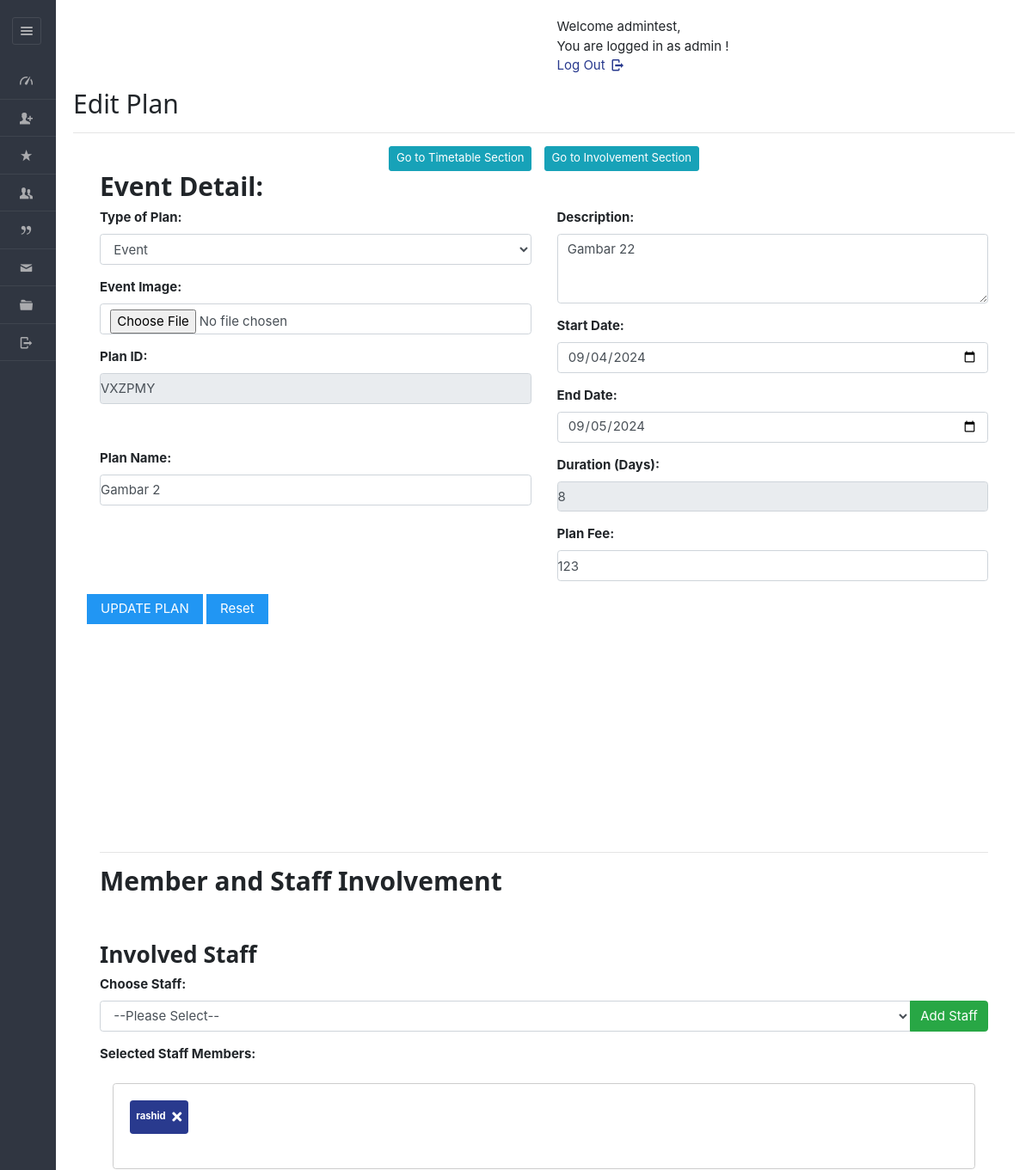
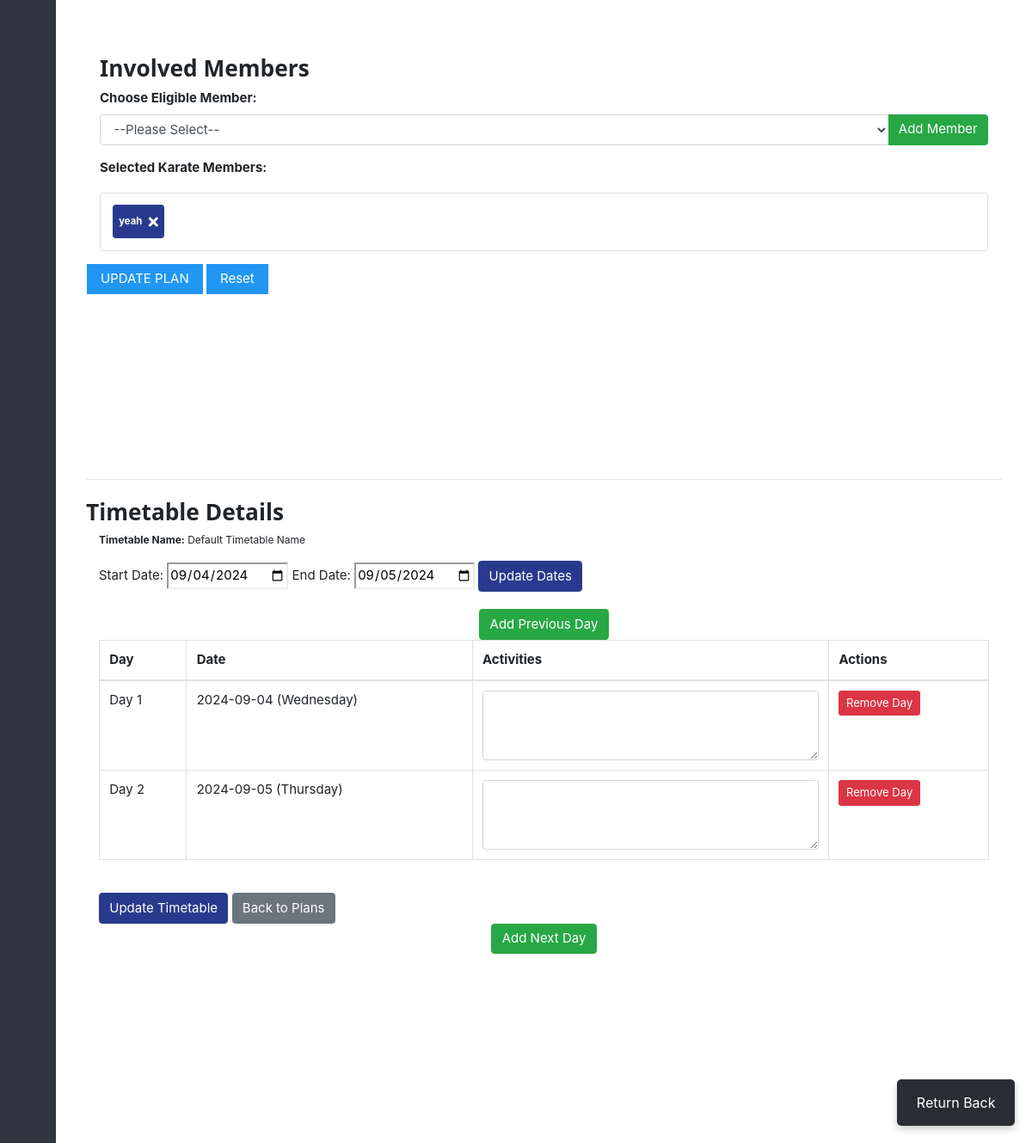
The page /dashboard/admin/timetable_detail.php?id=851246383&planid=VXZPMY (signed in) on the database as committed earlier (2 pictures, top to bottom).
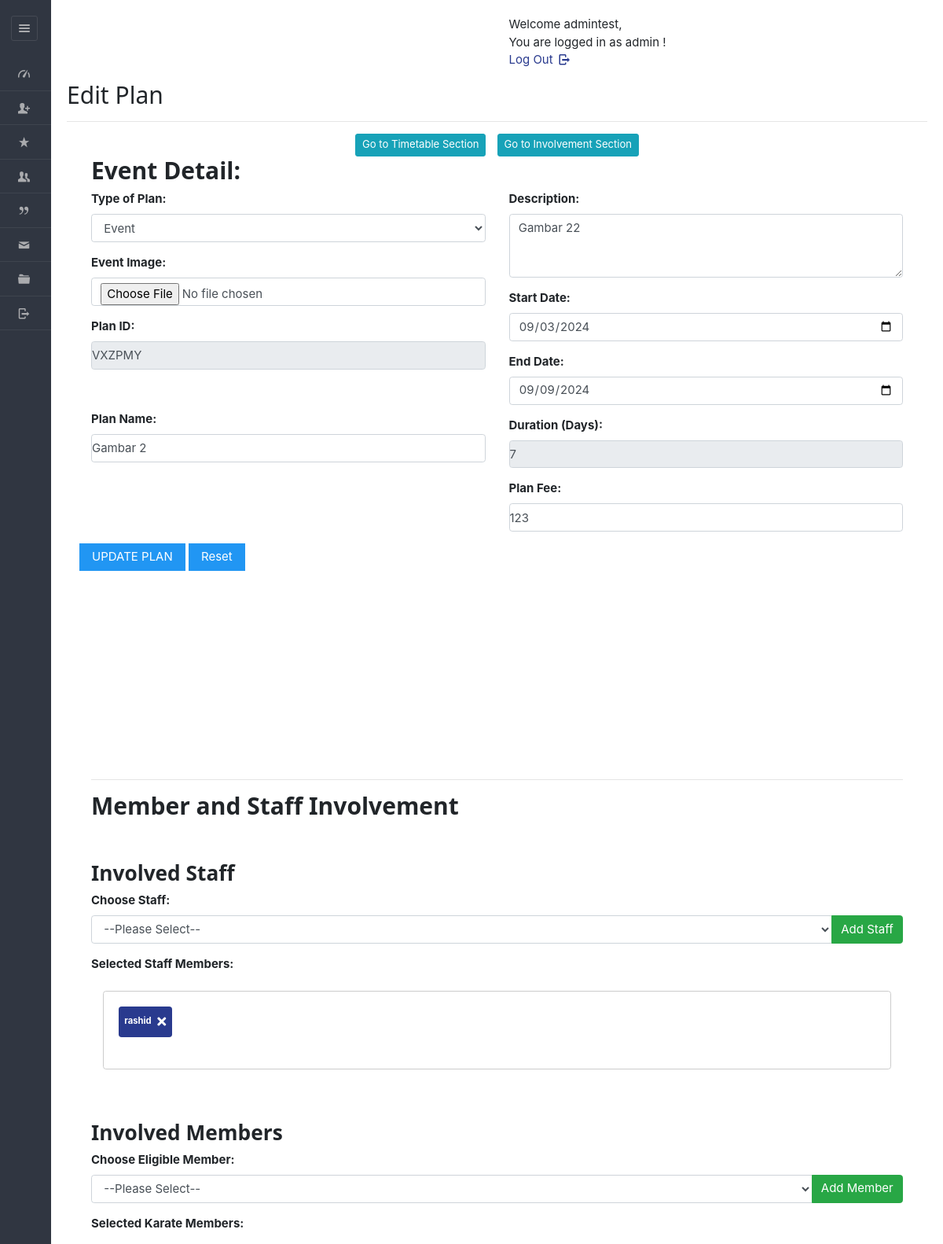
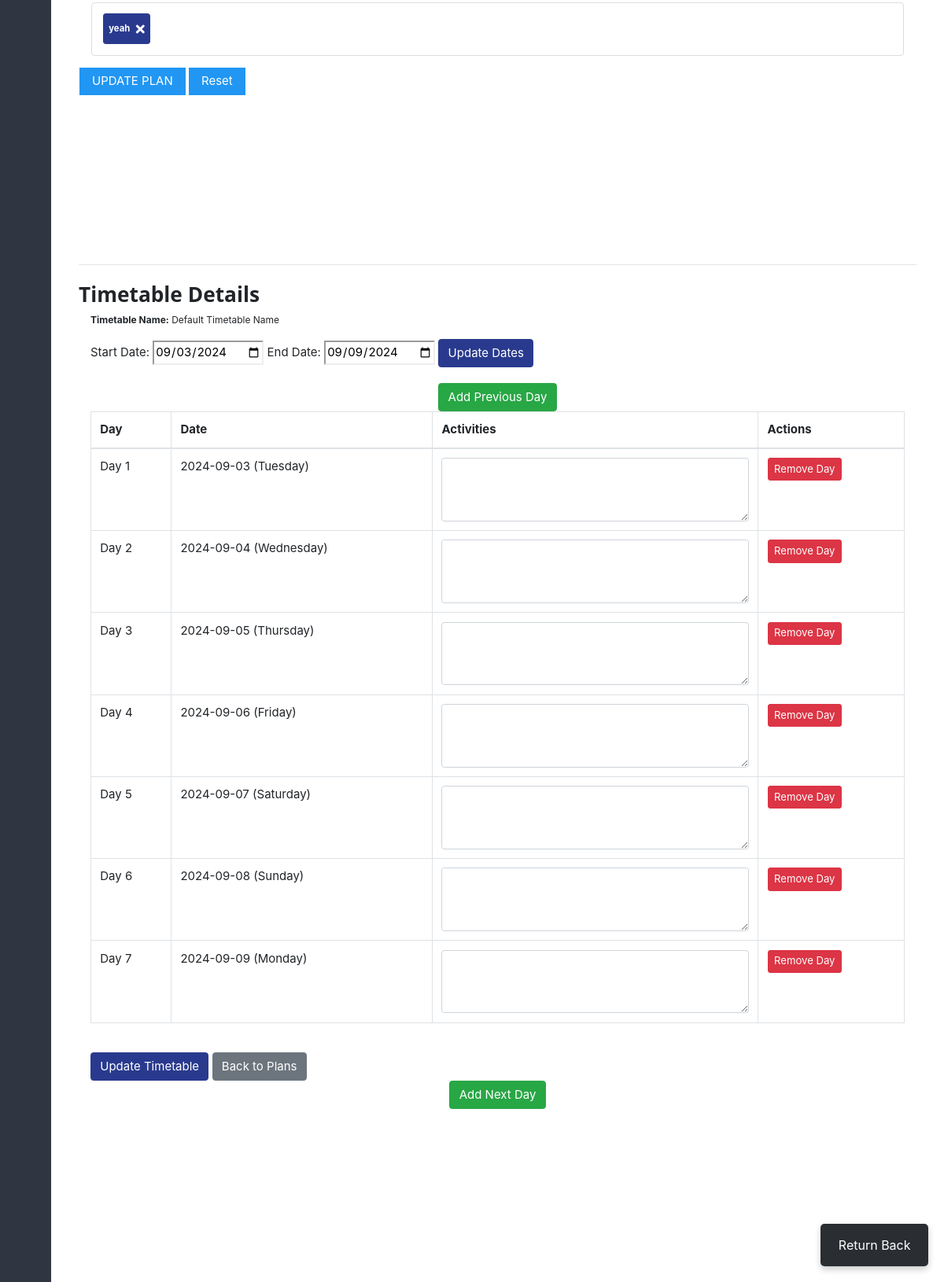
The same page on the database as committed later (2 pictures, top to bottom).
### tables this page shows
CREATE TABLE IF NOT EXISTS `plan` (
  `planid` varchar(8) NOT NULL,
  `tid` varchar(45) DEFAULT NULL,
  `planName` varchar(20) NOT NULL,
  `description` varchar(200) NOT NULL,
  `planType` varchar(50) NOT NULL,
  `startDate` varchar(50) NOT NULL,
  `endDate` varchar(50) NOT NULL,
  `duration` int NOT NULL,
  `validity` varchar(20) NOT NULL DEFAULT 'Lifetime',
  `amount` int DEFAULT '0',
  `active` varchar(255) NOT NULL,
  PRIMARY KEY (`planid`),
  KEY `idx_plan_name` (`planName`),
  KEY `idx_plan_type` (`planType`),
  KEY `idx_description` (`description`),
  KEY `idx_active` (`active`)
);

CREATE TABLE IF NOT EXISTS `sports_timetable` (
  `tid` varchar(45) NOT NULL,
  `planid` varchar(50) DEFAULT NULL,
  `staffid` varchar(50) DEFAULT NULL,
  `tname` varchar(45) NOT NULL,
  `hasApproved` varchar(10) NOT NULL,
  PRIMARY KEY (`tid`)
);

CREATE TABLE IF NOT EXISTS `timetable_days` (
  `day_id` varchar(36) NOT NULL,
  `tid` varchar(36) DEFAULT NULL,
  `day_number` int DEFAULT NULL,
  `activities` text,
  PRIMARY KEY (`day_id`),
  KEY `timetable_id` (`tid`)
);

### dashboard/admin/timetable_detail.php (the view, shortened to what the rows shown need)
<?php
require '../../include/db_conn.php';
$id = $_GET['id'];
$datesSql = "SELECT p.planid, p.startDate, p.endDate
             FROM sports_timetable st
             JOIN plan p ON st.planid = p.planid
             WHERE st.tid = '$id'";
$datesResult = mysqli_query($con, $datesSql);
$dates = mysqli_fetch_assoc($datesResult);
if ($dates) {
$startDate = new DateTime($dates['startDate']);
$endDate = new DateTime($dates['endDate']);
    $sql = "SELECT t.tname, td.day_id, td.day_number, td.activities
            FROM sports_timetable t
            LEFT JOIN timetable_days td ON t.tid = td.tid
            WHERE t.tid = '$id'
            ORDER BY td.day_number";
    $result = mysqli_query($con, $sql);
    $timetableData = [];
    while ($row = mysqli_fetch_assoc($result)) {
        $timetableData[] = $row;
    }
    $dateArray = [];
    $currentDate = clone $startDate;
    while ($currentDate <= $endDate) {
        $dateArray[] = [
            'date' => $currentDate->format('Y-m-d'),
            'day' => $currentDate->format('l')
        ];
        $currentDate->modify('+1 day');
    }
}
?>
<!DOCTYPE html>
<html lang="en">
<head>
    <link rel="stylesheet" href="../../css/style.css" id="style-resource-5">
    <link rel="stylesheet" type="text/css" href="../../css/entypo.css">
    <link href="a1style.css" rel="stylesheet" type="text/css">
    <link rel="stylesheet" href="../../css/bootstrap.min.css">
    <link rel="stylesheet" href="../../css/dashboard/sidebar.css">
	<link rel="stylesheet" href="https://cdnjs.cloudflare.com/ajax/libs/font-awesome/5.15.4/css/all.min.css">
</head>
<body class="page-body page-fade" onload="collapseSidebar()">
    <div class="page-container sidebar-collapsed" id="navbarcollapse">
            <?php include('nav.php'); ?>
        <div class="main-content">
<?php
$isAdmin = isset($_SESSION['is_admin_logged_in']) && $_SESSION['is_admin_logged_in'] === true;
$isCoach = isset($_SESSION['is_coach_logged_in']) && $_SESSION['is_coach_logged_in'] === true;
$returnPath = $isAdmin ? '../../dashboard/admin/view_plan.php' : ($isCoach ? '../../dashboard/coach/view_plan.php' : '../../dashboard/member/view_plan.php');
$tid = mysqli_real_escape_string($con, $_GET['id']);
$sql = "SELECT p.*
        FROM plan p
        INNER JOIN sports_timetable st ON p.planid = st.planid
        WHERE st.tid = '$tid'";
$res = mysqli_query($con, $sql);
if ($res && mysqli_num_rows($res) > 0) {
    $row = mysqli_fetch_array($res, MYSQLI_ASSOC);
} else {
    echo "<p>Plan not found or invalid timetable ID.</p>";
    exit;
}
?>
<h2><?php echo $isAdmin ? 'Edit' : 'View' ?> Plan</h2>
<div class="container">
    <form id="form1" name="form1" method="post" class="a1-container" action="updateplan.php">
			<h2 id="detailss"><b>Event Detail:</b></h2>
        <div class="row" style="margin-bottom:200px">
            <div class="col-md-6">
                <div class="form-group">
                    <label><b>Type of Plan:</b></label>
                    <select name="plantype" id="plantype" class="form-control" required onchange="updateFeeLabel()" <?php echo !$isAdmin ? 'disabled' : ''; ?>>
                        <option value="Event" <?php echo ($row['planType'] == 'Event') ? 'selected' : ''; ?>>Event</option>
                    </select>
                </div>
                <div class="form-group">
                    <label><b>Plan ID:</b></label>
                    <input type="text" name="planid" id="planID" class="form-control" readonly
                        value="<?php echo $row['planid']; ?>">
                </div>
                <div class="form-group">
                    <label><b>Plan Name:</b></label>
                    <input type="text" name="planname" id="planName" class="form-control"
                        placeholder="Enter plan name" value='<?php echo $row['planName']; ?>' <?php echo !$isAdmin ? 'readonly' : ''; ?>>
                </div>
                </div>
            <div class="col-md-6">
                <div class="form-group">
                    <label><b>Description:</b></label>
                    <textarea name="desc" id="planDesc" class="form-control" placeholder="Enter plan description"
                        rows="3" <?php echo !$isAdmin ? 'readonly' : ''; ?>><?php echo $row['description']; ?></textarea>
                </div>
                <div class="form-group">
                    <label><b>Start Date:</b></label>
                    <input type="date" name="startDate" id="startDate" class="form-control"
                        onchange="calculateDuration()" value='<?php echo $row['startDate']; ?>' <?php echo !$isAdmin ? 'readonly' : ''; ?>>
                </div>
                <div class="form-group">
                    <label><b>End Date:</b></label>
                    <input type="date" name="endDate" id="endDate" class="form-control"
                        onchange="calculateDuration()" value='<?php echo $row['endDate']; ?>' <?php echo !$isAdmin ? 'readonly' : ''; ?>>
                </div>
                <div class="form-group">
                    <label><b>Duration (Days):</b></label>
                    <input type="number" name="duration" id="duration" class="form-control" value='<?php echo $row['duration']; ?>' readonly>
                </div>
                <div class="form-group">
                    <label id="feeLabel"><b>Plan Fee:</b></label>
                    <input type="text" name="amount" id="planAmnt" class="form-control"
                        placeholder="Enter plan amount" value='<?php echo $row['amount']; ?>' <?php echo !$isAdmin ? 'readonly' : ''; ?>>
                </div>
            </div>
<div class="col-md-12" style="margin-top:250px;">
<h2 id="involvementid"><b>Member and Staff Involvement</b></h2>	<br><br>
</div>
<?php $isAdmin = isset($_SESSION['is_admin_logged_in']) && $_SESSION['is_admin_logged_in'] === true; ?>
    </form>
</div>
<div class="container" style="margin-bottom: 200px;">
    <?php if ($dates): ?>
        <p><strong>Timetable Name:</strong> <?= htmlspecialchars($timetableData[0]['tname'] ?? 'N/A') ?></p>
        <?php if ($isAdmin): ?>
            <form method="POST" style="margin-bottom: 20px;">
                <label>Start Date:</label>
                <input type="date" name="startDate" value="<?= $startDate->format('Y-m-d') ?>" required>
                <label>End Date:</label>
                <input type="date" name="endDate" value="<?= $endDate->format('Y-m-d') ?>" required>
                <button type="submit" name="update_dates" class="btn btn-primary">Update Dates</button>
            </form>
            <div style="display: flex; justify-content: center; gap: 10px; align-items: center;">
                <form method="POST" style="display: inline;" id="prevDayForm">
                    <button type="submit" name="add_day" class="btn btn-success" onclick="saveScrollPosition()">
                        Add Previous Day
                    </button>
                </form>
            </div>
        <?php endif; ?>
        <?php if ($isAdmin): ?>
            <form method="POST" action="">
        <?php endif; ?>
<table class="table table-bordered">
    <thead>
        <tr>
            <th>Day</th>
            <th>Date</th>
            <th>Activities</th>
            <?php if ($isAdmin): ?>
                <th>Actions</th>
            <?php endif; ?>
        </tr>
    </thead>
    <tbody>
        <?php foreach ($dateArray as $index => $date): ?>
            <tr>
                <td>Day <?= $index + 1 ?></td>
                <td><?= $date['date'] ?> (<?= $date['day'] ?>)</td>
                <td>
                    <?php
                    $dayData = array_filter($timetableData, function($item) use ($index) {
                        return ($item['day_number'] ?? 0) == ($index + 1);
                    });
                    $dayData = reset($dayData);
                    if ($isAdmin):
                    ?>
                        <textarea name="activities[<?= $dayData['day_id'] ?? '' ?>]"
                                  class="form-control"
                                  rows="3"><?= htmlspecialchars($dayData['activities'] ?? '') ?></textarea>
                    <?php else: ?>
                        <div class="form-control" style="height: auto; min-height: 74px; background-color: #f8f9fa;">
                            <?= nl2br(htmlspecialchars($dayData['activities'] ?? '')) ?>
                        </div>
                    <?php endif; ?>
                </td>
                <?php if ($isAdmin): ?>
                    <td>
                        <?php if (!empty($dayData['day_id'])): ?>
<form method="POST" style="display: inline;">
    <button type="submit" name="remove_day" class="btn btn-danger btn-sm"
            onclick="return confirm('Are you sure you want to remove this day?')">
        Remove Day
    </button>
</form>
                        <?php endif; ?>
                    </td>
                <?php endif; ?>
            </tr>
        <?php endforeach; ?>
    </tbody>
</table>
            <?php if ($isAdmin): ?>
                <br>
                <button type="submit" name="update_activities" class="btn btn-primary">Update Timetable</button>
            <?php endif; ?>
<a href="<?php echo $returnPath; ?>" class="btn btn-secondary">Back to Plans</a>
        <?php if ($isAdmin): ?>
            </form>
            <div style="display: flex; justify-content: center; gap: 10px; align-items: center;">
                <form method="POST" style="display: inline;" id="nextDayForm">
                    <button type="submit" name="add_day" class="btn btn-success" onclick="saveScrollPosition()">
                        Add Next Day
                    </button>
                </form>
            </div>
        <?php endif; ?>
    <?php else: ?>
        <div class="alert alert-warning">
            No date range found for this timetable. Please ensure the timetable is associated with a plan that has start and end dates.
        </div>
    <?php endif; ?>
</div>
</body>
</html>

Rows that differ between the two databases and show on the page:
changed plan "Event": startDate "09/04/2024" → "09/03/2024"; endDate "09/05/2024" → "09/09/2024"; duration "8" → "7"
added timetable_days: date "2024-09-03", day "Tuesday"
added timetable_days: date "2024-09-06", day "Friday"
added timetable_days: date "2024-09-07", day "Saturday"
added timetable_days: date "2024-09-08", day "Sunday"
added timetable_days: date "2024-09-09", day "Monday"
